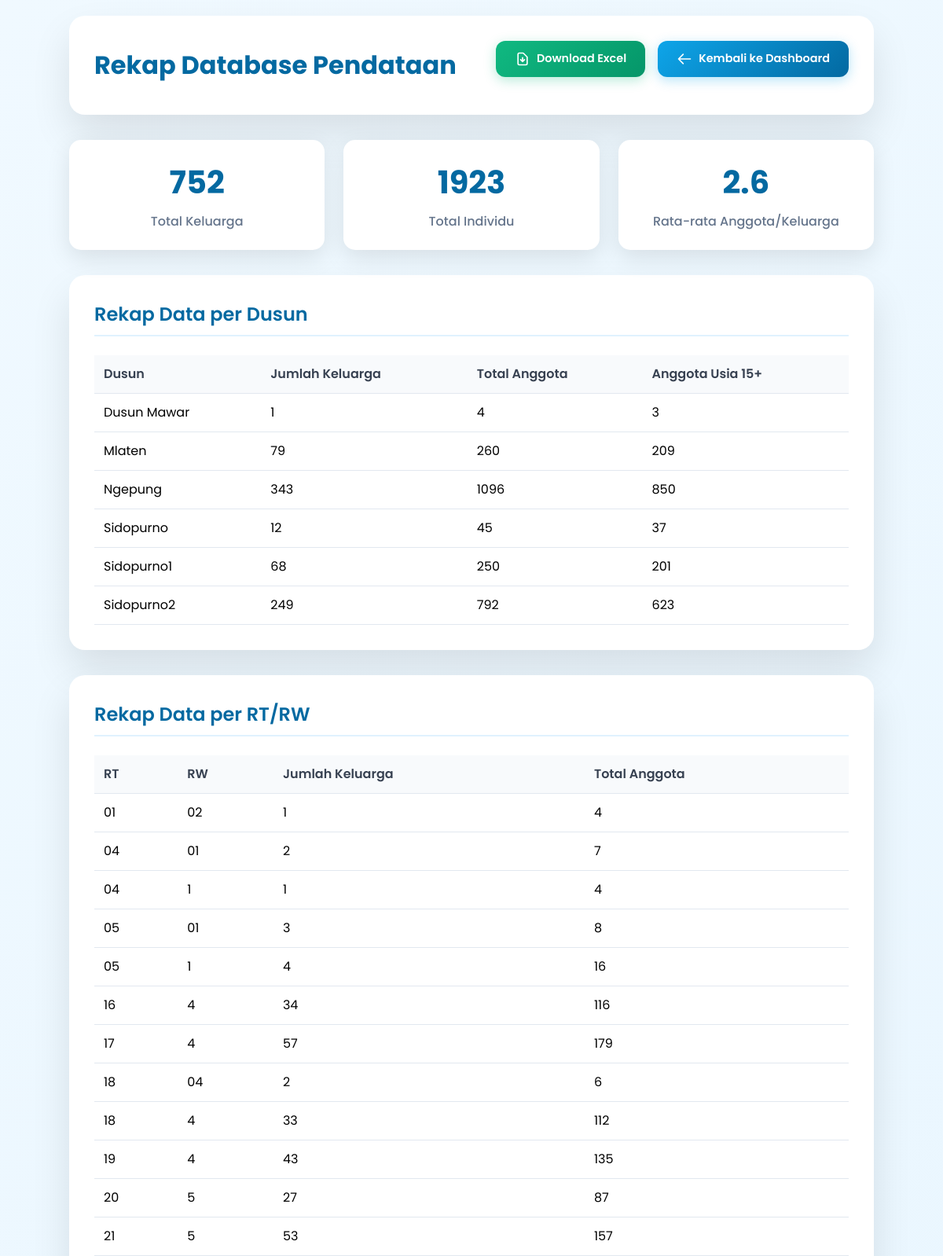
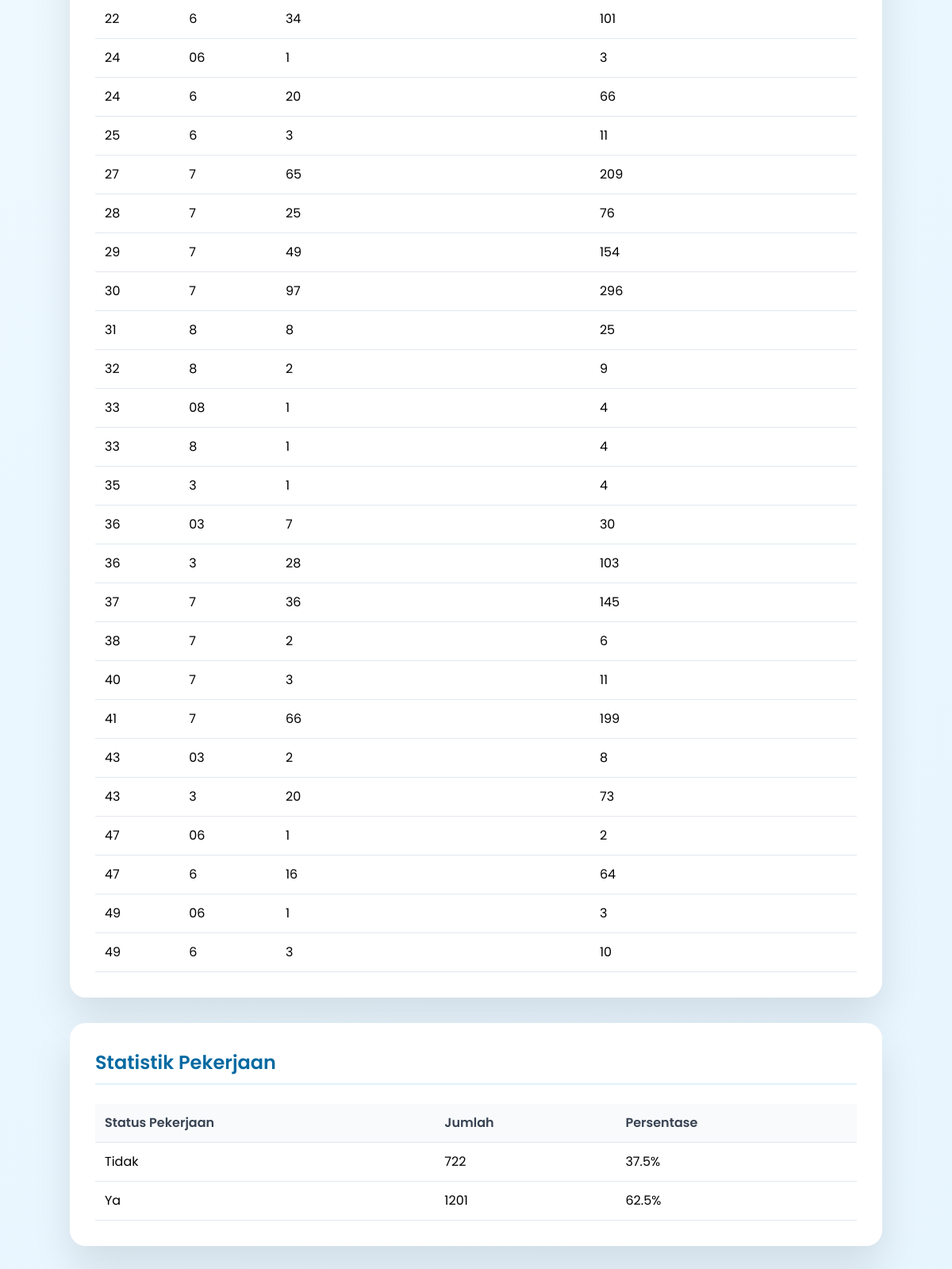
Page /rekap (signed in, upper part) on the committed database (2 pictures, top to bottom).
### app/models.py (models this page shows, shortened)
class Keluarga(db.Model):
    id = db.Column(db.Integer, primary_key=True)
    keluarga_id = db.Column(db.String(50), unique=True, nullable=False)
    rt = db.Column(db.String(10), nullable=False)
    rw = db.Column(db.String(10), nullable=False)
    dusun = db.Column(db.String(50), nullable=False)
    nama_kepala = db.Column(db.String(100), nullable=False)
    alamat = db.Column(db.Text, nullable=False)
    jumlah_anggota = db.Column(db.Integer, nullable=False)
    jumlah_anggota_15plus = db.Column(db.Integer, nullable=False)
    nama_pencacah = db.Column(db.String(100))
    hp_pencacah = db.Column(db.String(20))
    tanggal_pencacah = db.Column(db.String(50))
    nama_pemberi_jawaban = db.Column(db.String(100))
    hp_pemberi_jawaban = db.Column(db.String(20))
    tanggal_pemberi_jawaban = db.Column(db.String(50))
    catatan = db.Column(db.Text)
    created_at = db.Column(db.DateTime, default=datetime.utcnow)
    updated_at = db.Column(db.DateTime, default=datetime.utcnow, onupdate=datetime.utcnow)
    anggota = db.relationship('Individu', backref='keluarga', lazy=True, cascade='all, delete-orphan')

### app/main/routes.py (the view)
@bp.route('/rekap')
@login_required
def rekap():
    try:
        stats = get_database_stats()
        success = request.args.get('success')
        error = request.args.get('error')
        return render_template('main/rekap.html',
                             total_families=stats['total_families'],
                             total_individuals=stats['total_individuals'],
                             dusun_stats=stats['dusun_stats'],
                             rt_rw_stats=stats['rt_rw_stats'],
                             employment_stats=stats['employment_stats'],
                             education_stats=stats['education_stats'],
                             recent_families=stats['recent_families'],
                             success=success,
                             error=error,
                             pencacah_stats=stats['pencacah_stats'])
    except Exception as e:
        current_app.logger.error(f"Error in rekap route: {str(e)}")
        current_app.logger.error(traceback.format_exc())
        return redirect(url_for('main.dashboard', error=f'Error loading recap: {str(e)}'))

### app/main/routes.py (called while the page is built, shortened)
def login_required(f):
    @wraps(f)
    def decorated_function(*args, **kwargs):
        if 'logged_in' not in session:
            return redirect(url_for('auth.login'))
        session['last_activity'] = datetime.now().isoformat()
        return f(*args, **kwargs)
    return decorated_function

### app/templates/main/rekap.html (shortened to what this page needs)
<!DOCTYPE html>
<html lang="id">
  <head>
    <script src="https://cdn.tailwindcss.com"></script>
  </head>
  <body>
    <div class="container">
      <div class="header">
        <h1>Rekap Database Pendataan</h1>
        <div class="actions">
          {% if session.role == 'admin' %}
          <a href="{{ url_for('main.download_excel') }}" class="btn btn-secondary">
            <svg xmlns="http://www.w3.org/2000/svg" class="h-5 w-5" fill="none" viewBox="0 0 24 24" stroke="currentColor">
              <path stroke-linecap="round" stroke-linejoin="round" stroke-width="2" d="M12 10v6m0 0l-3-3m3 3l3-3m2 8H7a2 2 0 01-2-2V5a2 2 0 012-2h5.586a1 1 0 01.707.293l5.414 5.414a1 1 0 01.293.707V19a2 2 0 01-2 2z" />
            </svg>
            Download Excel
          </a>
          {% endif %}
          <a href="{{ url_for('main.dashboard') }}" class="btn">
            <svg xmlns="http://www.w3.org/2000/svg" class="h-5 w-5" fill="none" viewBox="0 0 24 24" stroke="currentColor">
              <path stroke-linecap="round" stroke-linejoin="round" stroke-width="2" d="M10 19l-7-7m0 0l7-7m-7 7h18" />
            </svg>
            Kembali ke Dashboard
          </a>
        </div>
      </div>
      <div class="stats-grid">
        <div class="stat-card">
          <div class="stat-number">{{ total_families }}</div>
          <div class="stat-label">Total Keluarga</div>
        </div>
        <div class="stat-card">
          <div class="stat-number">{{ total_individuals }}</div>
          <div class="stat-label">Total Individu</div>
        </div>
        <div class="stat-card">
          <div class="stat-number">{{ (total_individuals / total_families) | round(1) if total_families > 0 else 0 }}</div>
          <div class="stat-label">Rata-rata Anggota/Keluarga</div>
        </div>
      </div>
      <div class="section">
        <h2>Rekap Data per Dusun</h2>
        <table class="table">
          <thead>
            <tr>
              <th>Dusun</th>
              <th>Jumlah Keluarga</th>
              <th>Total Anggota</th>
              <th>Anggota Usia 15+</th>
            </tr>
          </thead>
          <tbody>
            {% for stat in dusun_stats %}
            <tr>
              <td>{{ stat.dusun }}</td>
              <td>{{ stat.jumlah_keluarga }}</td>
              <td>{{ stat.total_anggota }}</td>
              <td>{{ stat.total_anggota_15plus }}</td>
            </tr>
            {% endfor %}
          </tbody>
        </table>
      </div>
      <div class="section">
        <h2>Rekap Data per RT/RW</h2>
        <table class="table">
          <thead>
            <tr>
              <th>RT</th>
              <th>RW</th>
              <th>Jumlah Keluarga</th>
              <th>Total Anggota</th>
            </tr>
          </thead>
          <tbody>
            {% for stat in rt_rw_stats %}
            <tr>
              <td>{{ stat.rt }}</td>
              <td>{{ stat.rw }}</td>
              <td>{{ stat.jumlah_keluarga }}</td>
              <td>{{ stat.total_anggota }}</td>
            </tr>
            {% endfor %}
          </tbody>
        </table>
      </div>
      <div class="section">
        <h2>Statistik Pekerjaan</h2>
        <table class="table">
          <thead>
            <tr>
              <th>Status Pekerjaan</th>
              <th>Jumlah</th>
              <th>Persentase</th>
            </tr>
          </thead>
          <tbody>
            {% for stat in employment_stats %}
            <tr>
              <td>{{ stat.memiliki_pekerjaan or 'Tidak Diisi' }}</td>
              <td>{{ stat.jumlah }}</td>
              <td>{{ ((stat.jumlah / total_individuals) * 100) | round(1) if total_individuals > 0 else 0 }}%</td>
            </tr>
            {% endfor %}
          </tbody>
        </table>
      </div>
    </div>
  </body>
</html>

### app/templates/main/rekap.html (style rules this page uses)
body { font-family: 'Poppins', sans-serif; background: linear-gradient(135deg, #f0f9ff 0%, #e0f2fe 100%); min-height: 100vh; margin: 0; padding: 20px; }
.container { max-width: 1200px; margin: 0 auto; }
.header { background: white; border-radius: 20px; box-shadow: 0 25px 50px rgba(0, 0, 0, 0.1); padding: 2rem; margin-bottom: 2rem; display: flex; align-items: center; justify-content: space-between; flex-wrap: wrap; gap: 1rem; }
.header h1 { font-size: 2rem; font-weight: 700; color: #0369a1; margin: 0; }
.btn { background: linear-gradient(135deg, #0ea5e9 0%, #0369a1 100%); color: white; padding: 0.75rem 1.5rem; border-radius: 12px; text-decoration: none; font-weight: 600; transition: all 0.3s ease; display: inline-flex; align-items: center; gap: 0.5rem; box-shadow: 0 4px 15px rgba(14, 165, 233, 0.3); border: none; cursor: pointer; font-size: 0.9rem; }
.btn-secondary { background: linear-gradient(135deg, #10b981, #059669); box-shadow: 0 4px 15px rgba(16, 185, 129, 0.3); }
.stats-grid { display: grid; grid-template-columns: repeat(auto-fit, minmax(250px, 1fr)); gap: 1.5rem; margin-bottom: 2rem; }
.stat-card { background: white; border-radius: 15px; box-shadow: 0 10px 30px rgba(0, 0, 0, 0.1); padding: 1.5rem; text-align: center; }
.stat-number { font-size: 2.5rem; font-weight: 700; color: #0369a1; margin-bottom: 0.5rem; }
.stat-label { color: #64748b; font-weight: 500; }
.section { background: white; border-radius: 20px; box-shadow: 0 25px 50px rgba(0, 0, 0, 0.1); padding: 2rem; margin-bottom: 2rem; }
.section h2 { font-size: 1.5rem; font-weight: 600; color: #0369a1; margin-bottom: 1.5rem; border-bottom: 2px solid #e0f2fe; padding-bottom: 0.5rem; }
.table { width: 100%; border-collapse: collapse; margin-top: 1rem; }
.table th, .table td { padding: 0.75rem; text-align: left; border-bottom: 1px solid #e2e8f0; }
.table th { background-color: #f8fafc; font-weight: 600; color: #374151; }
.actions { display: flex; gap: 1rem; flex-wrap: wrap; margin-bottom: 1rem; }

### rows in the picture
Keluarga: dusun "Dusun Mawar", jumlah_keluarga "1", total_anggota "4", total_anggota_15plus "3", rt "01", rw "02"
Keluarga: dusun "Sidopurno", jumlah_keluarga "12", total_anggota "45", total_anggota_15plus "37"
Keluarga: dusun "Sidopurno1", jumlah_keluarga "68", total_anggota "250", total_anggota_15plus "201"
Keluarga: rt "04", rw "1", jumlah_keluarga "1", total_anggota "4"

### other values in the picture
{{ total_families }} "752"
{{ total_individuals }} "1923"
{{ stat.dusun }} "Mlaten" "Ngepung" "Sidopurno2"
{{ stat.jumlah_keluarga }} "79" "343" "249"
{{ stat.total_anggota }} "260" "1096" "792"
{{ stat.total_anggota_15plus }} "209" "850" "623"
{{ stat.rt }} "04" "05" "05" "16" "17" "18" "18" "19" "20" "21" "22" "24" "24" "25" "27" "28" "29" "30" "31" "32" "33" "33" "35" "36" "36" "37" "38" "40" "41" "43" "43" "47" "47" "49" "49"
{{ stat.rw }} "01" "01" "1" "4" "4" "04" "4" "4" "5" "5" "6" "06" "6" "6" "7" "7" "7" "7" "8" "8" "08" "8" "3" "03" "3" "7" "7" "7" "7" "03" "3" "06" "6" "06" "6"
{{ stat.jumlah_keluarga }} "2" "3" "4" "34" "57" "2" "33" "43" "27" "53" "34" "1" "20" "3" "65" "25" "49" "97" "8" "2" "1" "1" "1" "7" "28" "36" "2" "3" "66" "2" "20" "1" "16" "1" "3"
{{ stat.total_anggota }} "7" "8" "16" "116" "179" "6" "112" "135" "87" "157" "101" "3" "66" "11" "209" "76" "154" "296" "25" "9" "4" "4" "4" "30" "103" "145" "6" "11" "199" "8" "73" "2" "64" "3" "10"
{{ stat.memiliki_pekerjaan or 'Tidak Diisi' }} "Tidak" "Ya"
{{ stat.jumlah }} "722" "1201"
